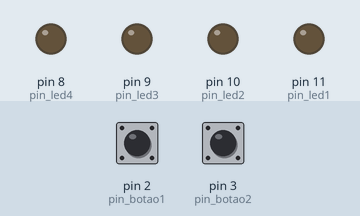
The sketch below on a simulated Arduino Uno, built with avr-gcc and run on an emulated ATmega328P. Shown: output pins drawn as LEDs (lit = HIGH). The test bench sets the inputs (shaded band); at power-on: pin 2 (pin_botao1) HIGH, pin 3 (pin_botao2) HIGH.

Above: at 1.2 s.
1.3 s: pin 2 (pin_botao1) pulled LOW for 0.15 s
At 2.0 s:
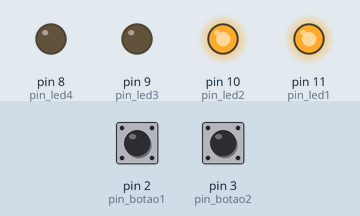
At 2.9 s:
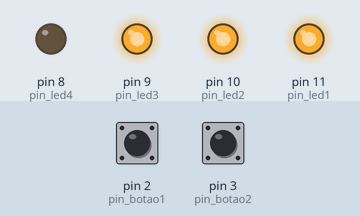
4.4 s: pin 3 (pin_botao2) pulled LOW for 0.15 s
7.5 s: pin 2 (pin_botao1) pulled LOW for 1 s
10.5 s: pin 3 (pin_botao2) pulled LOW for 1 s
14.5 s: pin 3 (pin_botao2) pulled LOW for 3.2 s
At 15.8 s:
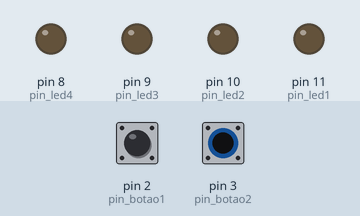
19.2 s: pin 2 (pin_botao1) pulled LOW for 3.2 s
At 21.8 s:
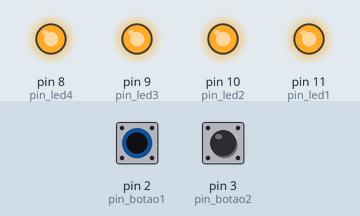
Timing chart, 0 to 24.9 s (numbered marks = the images above; inputs shaded):
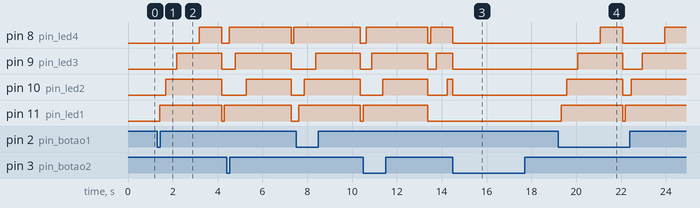

The sketch:

atividade3.ino
```cpp
#define pin_led1 11
#define pin_led2 10
#define pin_led3 9
#define pin_led4 8
#define pin_botao1 2
#define pin_botao2 3

unsigned long tempoAnterior = 0;

unsigned long intervalo1 = 125;
unsigned long intervalo2 = 250;
unsigned long intervalo3 = 500;
unsigned long intervalo4 = 1000;

int contador = 0;
int tick = 0;

void setup() {
  pinMode(pin_led1, OUTPUT);
  pinMode(pin_led2, OUTPUT);
  pinMode(pin_led3, OUTPUT);
  pinMode(pin_led4, OUTPUT);

  pinMode(pin_botao1, INPUT_PULLUP);
  pinMode(pin_botao2, INPUT_PULLUP);
}

void loop() {
  bool estadoA = !digitalRead(pin_botao1);
  bool estadoB = !digitalRead(pin_botao2);

  if (estadoA == 1 && tick == 0) {
    tick = 1;
    if (contador == 1) {
      contador = 0;
    } else {
      contador = 1;
      tempoAnterior = millis();
    }
  }

  if (estadoB == 1 && tick == 0) {
    tick = 1;
    if (contador == 2) {
      contador = 0;
    } else {
      contador = 2;
      tempoAnterior = millis();
    }
  }

  if (estadoA == 0 && estadoB == 0) {
    tick = 0;
  }

  if (contador == 0) {
    digitalWrite(pin_led1, LOW);
    digitalWrite(pin_led2, LOW);
    digitalWrite(pin_led3, LOW);
    digitalWrite(pin_led4, LOW);
  }

  unsigned long tempoAtual = millis();
  unsigned long t = tempoAtual - tempoAnterior;

  if (contador == 1) {
    if (t >= intervalo1) {
      digitalWrite(pin_led1, HIGH);
    }
    if (t >= intervalo1 + intervalo2) {
      digitalWrite(pin_led2, HIGH);
    }
    if (t >= intervalo1 + intervalo2 + intervalo3) {
      digitalWrite(pin_led3, HIGH);
    }
    if (t >= intervalo1 + intervalo2 + intervalo3 + intervalo4) {
      digitalWrite(pin_led4, HIGH);
    }
    if (t >= intervalo1 + intervalo2 + intervalo3 + intervalo4 + 1000) {
      tempoAnterior = tempoAtual;
      digitalWrite(pin_led1, LOW);
      digitalWrite(pin_led2, LOW);
      digitalWrite(pin_led3, LOW);
      digitalWrite(pin_led4, LOW);
    }
  }

  if (contador == 2) {
    if (t >= intervalo1) {
      digitalWrite(pin_led4, HIGH);
    }
    if (t >= intervalo1 + intervalo2) {
      digitalWrite(pin_led3, HIGH);
    }
    if (t >= intervalo1 + intervalo2 + intervalo3) {
      digitalWrite(pin_led2, HIGH);
    }
    if (t >= intervalo1 + intervalo2 + intervalo3 + intervalo4) {
      digitalWrite(pin_led1, HIGH);
    }
    if (t >= intervalo1 + intervalo2 + intervalo3 + intervalo4 + 1000) {
      tempoAnterior = tempoAtual;
      digitalWrite(pin_led1, LOW);
      digitalWrite(pin_led2, LOW);
      digitalWrite(pin_led3, LOW);
      digitalWrite(pin_led4, LOW);
    }
  }
}
```

Measured:
- after the input at 1.3 s, pin 8 (pin_led4): LOW → HIGH after 1.9 s, → LOW 1.0 s later; pin 9 (pin_led3): LOW → HIGH after 0.88 s, → LOW 2.0 s later; pin 10 (pin_led2): LOW → HIGH after 0.37 s, → LOW 2.5 s later; pin 11 (pin_led1): LOW → HIGH after 0.12 s, → LOW 2.8 s later, → HIGH 0.12 s later
- after the input at 14.5 s, pin 11 (pin_led1): stops changing and stays LOW
- after the input at 19.2 s, pin 8 (pin_led4): LOW → HIGH after 1.9 s, → LOW 1.0 s later, → HIGH 1.9 s later; pin 9 (pin_led3): LOW → HIGH after 0.87 s, → LOW 2.0 s later, → HIGH 0.88 s later
